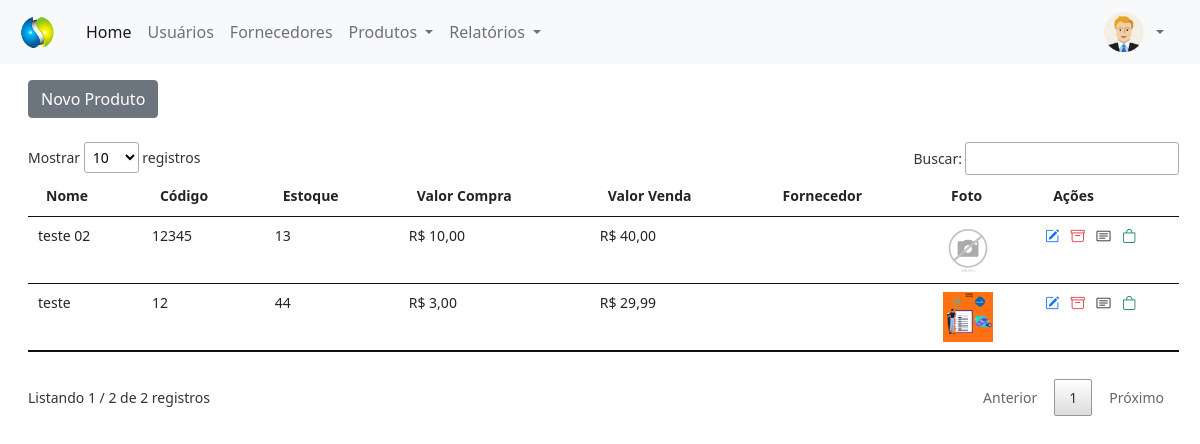
/painel-adm/index.php?pagina=produtos (signed in), run on an earlier commit of the app's database.
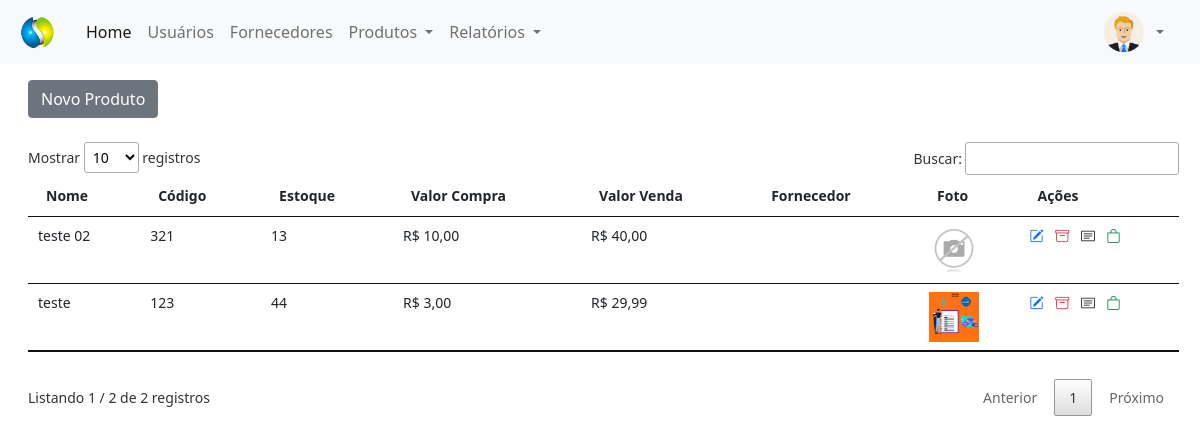
And on a later commit of the database.
### tables this page shows
CREATE TABLE `produtos` (
  `id` int(11) NOT NULL,
  `codigo` varchar(30) NOT NULL,
  `nome` varchar(50) NOT NULL,
  `descricao` varchar(200) NOT NULL,
  `estoque` int(11) NOT NULL,
  `valor_compra` decimal(8,2) NOT NULL,
  `valor_venda` decimal(8,2) NOT NULL,
  `fornecedor` int(11) NOT NULL,
  `categoria` int(11) NOT NULL,
  `foto` varchar(120) DEFAULT NULL
);

### painel-adm/produtos.php (the view, shortened to what this page needs)
<?php
$pag = 'produtos';
require_once('../conexao.php');
?>
<a href="index.php?pagina=<?php echo $pag ?>&funcao=novo" type="button" class="btn btn-secondary mt-2">Novo Produto</a>
<div class="mt-4" style="margin-right: 25px">
    <?php
    $query = $pdo->query("SELECT * from produtos order by id desc");
    $res = $query->fetchAll(PDO::FETCH_ASSOC);
    $total_reg = @count($res);
    if ($total_reg > 0) {
    ?>
        <small>
            <table id="usuarios" class="table table-hover my-4" style="width:100%">
                <thead>
                    <tr>
                        <th>Nome</th>
                        <th>Código</th>
                        <th>Estoque</th>
                        <th>Valor Compra</th>
                        <th>Valor Venda</th>
                        <th>Fornecedor</th>
                        <th>Foto</th>
                        <th>Ações</th>
                    </tr>
                </thead>
                <tbody>
                    <?php
                    for ($i = 0; $i < $total_reg; $i++) {
                        $id_cat = $res[$i]['categoria'];
                        $query_2 = $pdo->query("SELECT * from categorias WHERE id = '$id_cat'");
                        $res_2 = $query_2->fetchAll(PDO::FETCH_ASSOC);
                        $nome_cat = $res_2[0]['nome'];
                        $id_fornecedor = $res[$i]['fornecedor'];
                        $query_f = $pdo->query("SELECT * from fornecedores WHERE id = '$id_fornecedor'");
                        $res_f = $query_f->fetchAll(PDO::FETCH_ASSOC);
                        $total_reg_f = @count($res_f);
                        if ($total_reg_f > 0) {
                            $nome_forn = $res_f[0]['nome'];
                            $tel_forn = $res_f[0]['telefone'];
                        } else {
                            $nome_forn = '';
                            $tel_forn = '';
                        }
                    ?>
                        <tr>
                            <td><?php echo $res[$i]['nome'] ?></td>
                            <td><?php echo $res[$i]['codigo'] ?></td>
                            <td><?php echo $res[$i]['estoque'] ?></td>
                            <td>R$ <?php echo number_format($res[$i]['valor_compra'], 2, ',', '.'); ?></td>
                            <td>R$ <?php echo number_format($res[$i]['valor_venda'], 2, ',', '.'); ?></td>
                            <td><?php echo @$nome_fornecedor; ?></td>
                            <td>
                                <img src="../img/<?php echo $pag ?>/<?php echo $res[$i]['foto'] ?>" width="50px">
                            </td>
                            <td>
                                <a href="index.php?pagina=<?php echo $pag ?>&funcao=editar&id=<?php echo $res[$i]['id']; ?>" title="Editar Registro" style="text-decoration:none">
                                    <i class="bi bi-pencil-square text-primary me-2"></i>
                                </a>
                                <a href="index.php?pagina=<?php echo $pag ?>&funcao=deletar&id=<?php echo $res[$i]['id']; ?>" title="Excluir Registro" style="text-decoration:none">
                                    <i class="bi bi-archive text-danger me-2"></i>
                                </a>
								<a href="#" onclick="mostrarDados('<?php echo $res[$i]['nome'] ?>', '<?php echo $res[$i]['descricao'] ?>', '<?php echo $res[$i]['foto'] ?>', '<?php echo $nome_cat ?>', '<?php echo $nome_forn ?>', '<?php echo $tel_forn ?>')" title="Ver Descriçao" style="text-decoration: none">
									<i class="bi bi-card-text text-dark me-2"></i>
								</a>
                                <a href="#" onclick="comprarProdutos('<?php echo $res[$i]['id']; ?>')" title="Fazer Pedido" style="text-decoration:none">
                                    <i class="bi bi-bag text-success"></i>
                                </a>
                            </td>
                        </tr>
                    <?php }
                    ?>
                </tbody>
            </table>
        </small>
    <?php } else {
        echo "Não existem dados para serem exibidos!";
    } ?>
</div>

### painel-adm/index.php (shortened to what this page needs)
<?php
$menu1 = 'home';
$menu2 = 'usuarios';
$menu3 = 'fornecedores';
$menu4 = 'categorias';
$menu5 = 'produtos';
$menu6 = 'compras';
?>
<!DOCTYPE html>
<html lang="en">
<head>
    <link href="https://cdn.jsdelivr.net/npm/bootstrap@5.1.3/dist/css/bootstrap.min.css" rel="stylesheet">
    <link rel="stylesheet" href="https://cdn.jsdelivr.net/npm/bootstrap-icons@1.8.0/font/bootstrap-icons.css">
    <link rel="stylesheet" type="text/css" href="../vendor/DataTables/datatables.min.css">
</head>
<body>
    <nav class="navbar navbar-expand-lg navbar-light bg-light">
        <div class="container-fluid">
            <a class="navbar-brand" href="index.php">
                <img src="../img/logo.png" width="50px">
            </a>
            <div class="collapse navbar-collapse" id="navbarSupportedContent">
                <ul class="navbar-nav me-auto mb-2 mb-lg-0">
                    <li class="nav-item">
                        <a class="nav-link active" aria-current="page" href="index.php?pagina=<?php echo $menu1; ?>">Home</a>
                    </li>
                    <li class="nav-item">
                        <a class="nav-link" href="index.php?pagina=<?php echo $menu2; ?>">Usuários</a>
                    </li>
                    <li class="nav-item">
                        <a class="nav-link" href="index.php?pagina=<?php echo $menu3; ?>">Fornecedores</a>
                    </li>
                    <li class="nav-item dropdown">
                        <a class="nav-link dropdown-toggle" href="#" id="navbarDropdown" role="button" data-bs-toggle="dropdown" aria-expanded="false">
                            Produtos
                        </a>
                    </li>
                    <li class="nav-item dropdown">
                        <a class="nav-link dropdown-toggle" href="#" id="navbarDropdown" role="button" data-bs-toggle="dropdown" aria-expanded="false">
                            Relatórios
                        </a>
                    </li>
                </ul>
                <div class="d-flex mx-3">
                    <img src="../img/icone-user.png" alt="Usuário" width="40px" height="40px">
                    <div class="collapse navbar-collapse" id="navbarNavDarkDropdown">
                        <ul class="navbar-nav">
                            <li class="nav-item dropdown">
                                <a class="nav-link dropdown-toggle" href="#" id="navbarDarkDropdownMenuLink" role="button" data-bs-toggle="dropdown" aria-expanded="false">
                                </a>
                            </li>
                        </ul>
                    </div>
                </div>
            </div>
        </div>
    </nav>
</body>
<div class="container-fluid mt-2 mx-3">
    <?php
    if (@$_GET['pagina'] == $menu1) {
        require_once($menu1 . '.php');
    } else if (@$_GET['pagina'] == $menu2) {
        require_once($menu2 . '.php');
    } else if (@$_GET['pagina'] == $menu3) {
        require_once($menu3 . '.php');
    } else if (@$_GET['pagina'] == $menu4) {
        require_once($menu4 . '.php');
    } else if (@$_GET['pagina'] == $menu5) {
        require_once($menu5 . '.php');
    } else if (@$_GET['pagina'] == $menu6) {
        require_once($menu6 . '.php');
    } else {
        require_once($menu1 . '.php');
    }
    ?>
</div>
</html>

What changed in the data, as far as the page shows it:
changed produtos "teste 02": codigo "12345" → "321"
changed produtos "teste": codigo "12" → "123"
